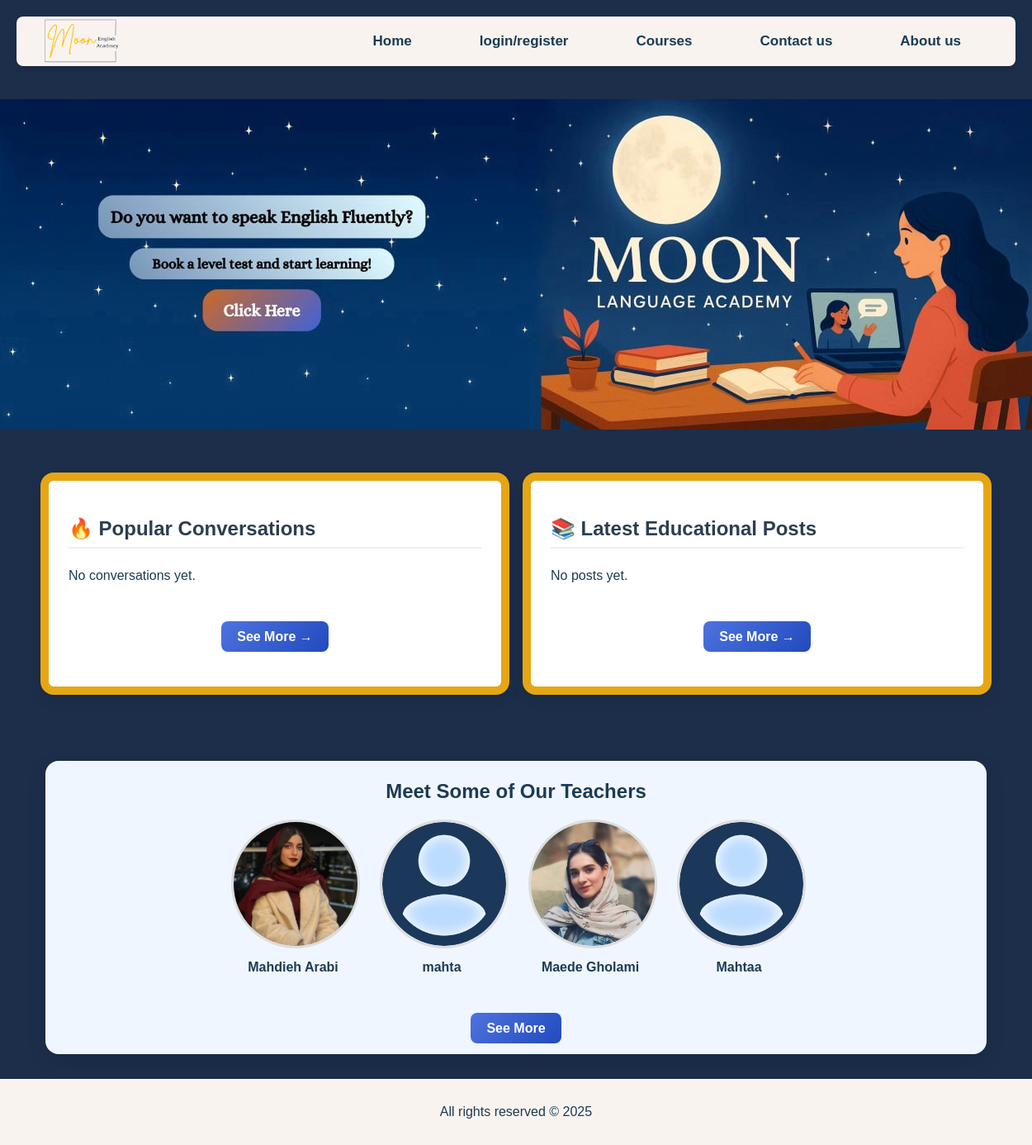
/, run on an earlier commit of the app's database.
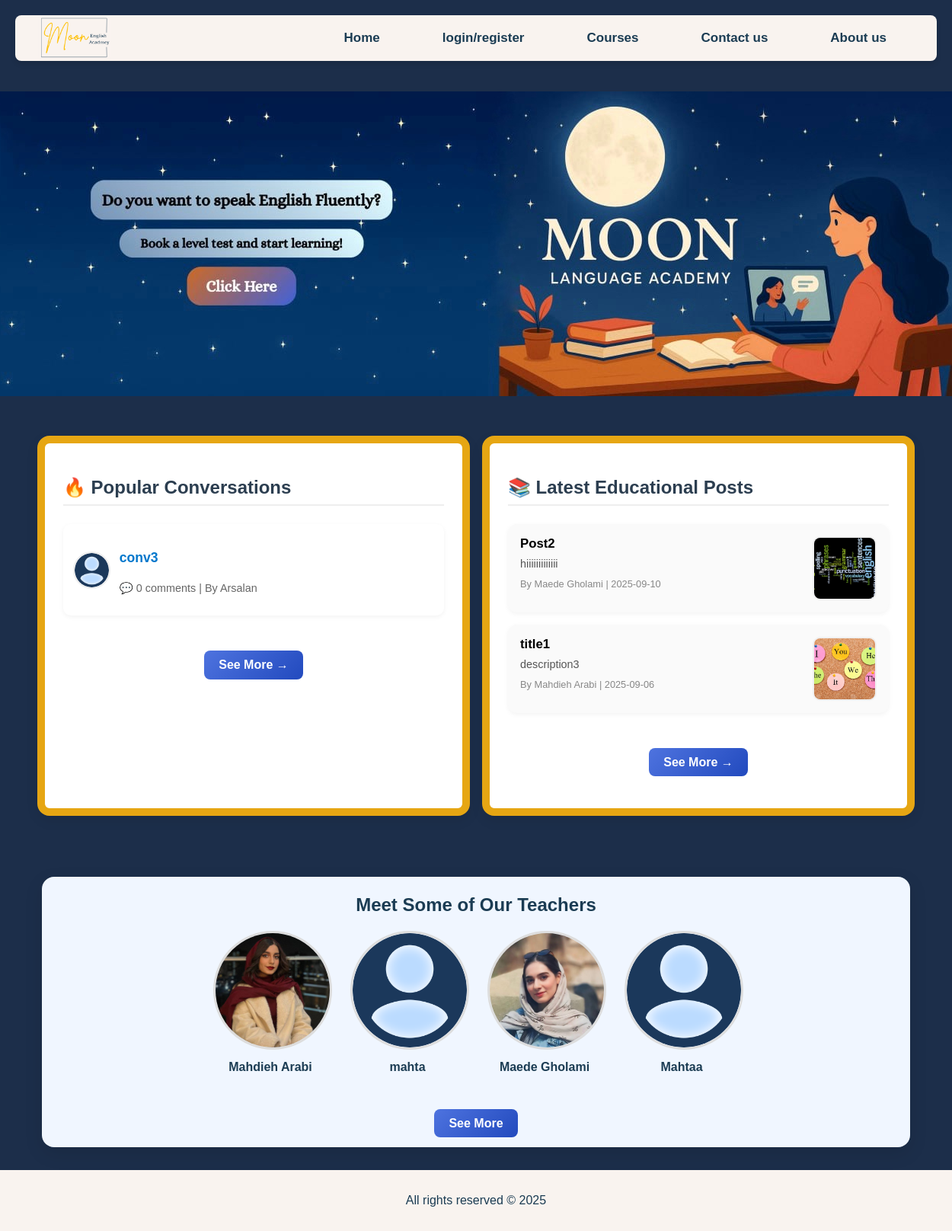
And on a later commit of the database.
### main/models.py (models this page shows, shortened)
class CustomUser(AbstractUser):
    user_type = models.CharField(max_length=10, choices=USER_TYPE_CHOICES)
    level = models.CharField(max_length=30, choices=ENGLISH_LEVELS, blank=True, null=True)
    profile_image = models.ImageField(upload_to='profile_pics/', default='profile_pics/default.png', blank=True)
    rating = models.FloatField(default=0.0)

class Conversation(models.Model):
    topic = models.CharField(max_length=100, choices=CONVERSATION_TOPICS)
    user = models.ForeignKey(User, on_delete=models.CASCADE, related_name='conversations')
    title = models.CharField(max_length=200)
    body = models.TextField()
    created = models.DateTimeField(auto_now_add=True)
    updated = models.DateTimeField(auto_now=True)
    participants = models.ManyToManyField(User, related_name='participated_conversations', blank=True)

class EducationalPost(models.Model):
    teacher = models.ForeignKey(
        settings.AUTH_USER_MODEL,
        on_delete=models.CASCADE,
        related_name='educational_posts'
    )
    title = models.CharField(max_length=200)
    image = models.ImageField(upload_to='educational_posts/', blank=True, null=True)
    description = models.TextField()
    created = models.DateTimeField(auto_now_add=True)
    class Meta:
        ordering = ['-created']

### main/views.py (the view)
# urls.py: path('', views.home, name='home'),
def home(request):
    top_teachers = User.objects.filter(user_type='teacher')[:4]
    top_conversations = Conversation.objects.annotate(
        comment_count=Count("comments")
    ).order_by("-comment_count")[:4]
    latest_posts = EducationalPost.objects.all()[:4]
    context = {
        "top_conversations": top_conversations,
        "latest_posts": latest_posts,
        "top_teachers": top_teachers,
    }
    return render(request, 'home.html', context)

### templates/home.html (shortened to what this page needs)
{% extends 'base.html' %}
{% load static %}
{% block extra_css %}
    <link rel="stylesheet" href="{% static 'css/home.css' %}">
{% endblock %}
{% block content %}
    <div class="image-container">
        <a href="{% url 'placement_test' %}">
            <img class="home-pic" src="../static/images/home.JPG" alt="Main Photo">
        </a>
    </div>
    <div class="home-flex-section">
        <div class="home-box conversations-box">
            <h2>🔥 Popular Conversations</h2>
            {% for convo in top_conversations %}
                <div class="convo-item">
                 <img src="{{ convo.user.profile_image.url }}"
                        alt="{{ convo.user.username }}"
                        class="convo-user-pic">
                    <div class="convo-info">
                        <h4>
                            <a href="{% url 'conversation_detail' convo.id %}">{{ convo.title }}</a>
                        </h4>
                        <p class="meta">
            💬               {{ convo.comment_count }} comments | By {{ convo.user.username }}
                        </p>
                    </div>
            </div>
            {% empty %}
                <p>No conversations yet.</p>
            {% endfor %}
            <div class="see-more-container">
                <a href="{% url 'conversation_list' %}" class="see-more-btn">See More →</a>
            </div>
        </div>
        <div class="home-box posts-box">
            <h2>📚 Latest Educational Posts</h2>
            {% for post in latest_posts %}
                <div class="post-preview">
                    <div class="post-info">
                        <h4 class="post-titles"><a href="{% url 'post_detail' post.id %}">{{ post.title }}</a></h4>
                        <p>{{ post.description|truncatewords:15 }}</p>
                        <small>By {{ post.teacher.username }} | {{ post.created|date:"Y-m-d" }}</small>
                    </div>
                    {% if post.image %}
                        <img src="{{ post.image.url }}" alt="{{ post.title }}">
                    {% endif %}
                </div>
            {% empty %}
                <p>No posts yet.</p>
            {% endfor %}
         <div class="see-more-container">
            <a href="{% url 'educational_post_list' %}" class="see-more-btn">See More →</a>
        </div>
        </div>
    </div>
<div class="teacher-preview-section">
    <h2>Meet Some of Our Teachers</h2>
    <div class="teacher-preview-box">
        {% for teacher in top_teachers %}
            <div class="teacher-card">
                <img src="{{ teacher.profile_image.url }}" alt="{{ teacher.username }}">
                <p>{{ teacher.username }}</p>
            </div>
        {% endfor %}
    </div>
    <a href="{% url 'teacher_list' %}" class="see-more-btn">See More</a>
</div>
{% endblock %}

What changed in the data, as far as the page shows it:
added Conversation: user.profile_image (placeholder picture), title "conv3", comment_count "0", user.username "Arsalan"
added EducationalPost: title "Post2", description "hiiiiiiiiiiiii", teacher.username "Maede Gholami", created "2025-09-10", image (picture)
added EducationalPost: title "title1", description "description3", teacher.username "Mahdieh Arabi", created "2025-09-06", image (picture)
Also different on the page:
text no longer shown: "No conversations yet. No posts yet."
